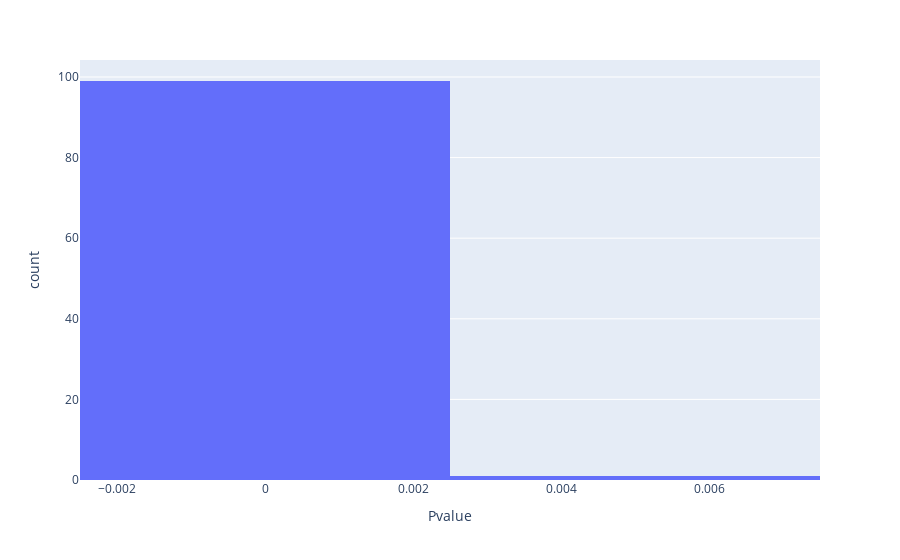

The notebook cell saved with this chart:
### Code cell
import plotly.express as px
fig = px.histogram(df['Pvalue'], x='Pvalue')
fig.show()

### Figure 1 — Plotly figure (JSON) as saved in the notebook; plotly's stock layout.template omitted (floating-point values rounded to 4 significant figures)
{"data": [{"alignmentgroup": "True", "bingroup": "x", "hovertemplate": "Pvalue=%{x}<br>count=%{y}<extra></extra>", "legendgroup": "", "marker": {"color": "#636efa", "pattern": {"shape": ""}}, "name": "", "offsetgroup": "", "orientation": "v", "showlegend": false, "type": "histogram", "x": [0, 0, 0, 9.334e-85, 5.406e-46, 0, 1.173e-198, 7.082e-78, 0, 2.841e-61, 1.671e-80, 0, 1.809e-67, 1.664e-87, 0, 6.295e-81, 1.43e-210, 0, 2.565e-179, 0, 1.474e-35, 2.851e-89, 0, 0, 3.393e-89, 3.529e-153, 0, 1.342e-58, 9.176e-93, 0, 7.788e-45, 0, 2.026e-264, 0, 1.432e-180, 0, 0, 0, 0, 3.769e-21, 1.537e-43, 0, 0, 2.549e-103, 4.246e-66, 0, 0, 2.056e-74, 2.185e-175, 5.74e-14, 4.479e-116, 5.353e-303, 4.959e-107, 2.108e-83, 0, 0, 6.371e-92, 2.761e-133, 0, 0, 0, 1.84e-100, 0, 6.664e-194, 1.346e-143, 1.192e-93, 4.475e-12, 5.083e-96, 4.402e-84, 7.725e-181, 0, 8.59e-84, 0, 1.081e-148, 0, 3.561e-113, 0, 0, 1.073e-49, 0, 0.005578, 2.988e-139, 2.552e-53, 0, 1.442e-69, 0, 0, 0, 0, 2.995e-32, 1.112e-78, 0, 0, 0, 1.407e-57, 0, 2.653e-201, 1.528e-104, 0, 1.936e-133], "xaxis": "x", "yaxis": "y"}], "layout": {"autosize": true, "barmode": "relative", "legend": {"tracegroupgap": 0}, "margin": {"t": 60}, "xaxis": {"anchor": "y", "autorange": true, "domain": [0, 1], "range": [-0.0025, 0.0075], "title": {"text": "Pvalue"}, "type": "linear"}, "yaxis": {"anchor": "x", "autorange": true, "domain": [0, 1], "range": [0, 104.2], "title": {"text": "count"}}}}
